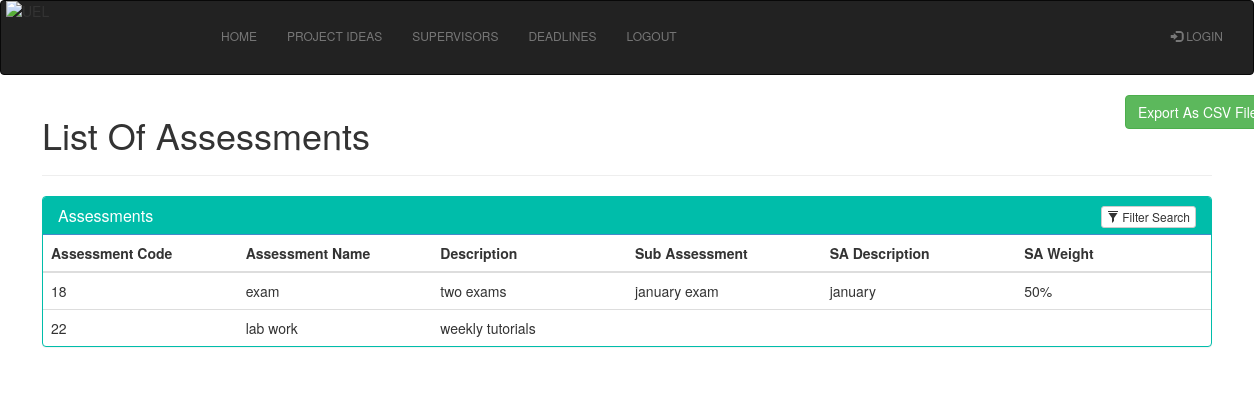
Screenshot of /admin/view-assessments.php with the database file from the repository.
### tables this page shows
CREATE TABLE `assessment` (
  `assessment_code` int(9) NOT NULL,
  `module_code` varchar(15) NOT NULL,
  `name` varchar(250) NOT NULL,
  `number_markers` varchar(9) NOT NULL,
  `marking_scheme` varchar(9) NOT NULL,
  `weighs` varchar(5) NOT NULL,
  `description` varchar(255) NOT NULL,
  `deadline` varchar(15) NOT NULL,
  `markers` varchar(250) NOT NULL,
  `sub_assessment` varchar(250) NOT NULL,
  `sub_assessment_description` varchar(250) NOT NULL,
  `sub_assessment_weight` varchar(250) NOT NULL,
  `sub_assessment_marking_scheme` varchar(25) NOT NULL,
  `sub_assessment_deadline` varchar(15) NOT NULL
);

### admin/view-assessments.php (the view, shortened to what this page needs)
<!DOCTYPE html>
<html>
  <?php
    include "../includes/header.php";
    include "../includes/lecturer-navbar.php";
  ?>
  <link rel="stylesheet" href="https://maxcdn.bootstrapcdn.com/bootstrap/3.3.7/css/bootstrap.min.css">
<head>
    <link rel="stylesheet" type="text/css" href="bootstrap/css/bootstrap.min.css"/>
</head>
<body>
<div class="container">
    <div class="row">
        <form class="form-horizontal" style="float: right;" action="view-assessments.php" method="post" name="export" enctype="multipart/form-data">
          <div class="form-group">
            <div class="col-md-4 col-md-offset-4">
              <input type="submit" name="export" class="btn btn-success" value="Export As CSV File"/>
            </div>
          </div>
        </form>
    	<h1>List Of Assessments</h1>
    	<hr>
        <div class="panel panel-primary filterable" style="border-color: #00bdaa;">
            <div class="panel-heading" style="background-color: #00bdaa;">
                <h3 class="panel-title">Assessments</h3>
                <div class="pull-right">
                    <button class="btn btn-default btn-xs btn-filter"><span class="glyphicon glyphicon-filter"></span> Filter Search</button>
                </div>
            </div>
            <table class="table">
                <thead>
                    <tr class="filters">
                        <th><input type="text" class="form-control" placeholder="Assessment Code" disabled></th>
                        <th><input type="text" class="form-control" placeholder="Assessment Name" disabled></th>
                        <th><input type="text" class="form-control" placeholder="Description" disabled></th>
                        <th><input type="text" class="form-control" placeholder="Sub Assessment" disabled></th>
                        <th><input type="text" class="form-control" placeholder="SA Description" disabled></th>
                        <th><input type="text" class="form-control" placeholder="SA Weight" disabled></th>
                    </tr>
                </thead>
                <tbody>
                    <?php
                        $conn = mysqli_connect('localhost', 'root', '', 'project');
                        $output = '';
                        if(isset($_POST["query"]))
                        {
                         $search = mysqli_real_escape_string($conn, $_POST["query"]);
                         $query = "
                          SELECT * FROM assessment
                          WHERE assessment_code LIKE '%".$search."%'
                          OR assessment_name LIKE '%".$search."%'
                         ";
                        }
                        else
                        {
                         $query = "
                          SELECT * FROM assessment ORDER BY assessment_code asc
                         ";
                        }
                        $result = mysqli_query($conn, $query);
                        if(mysqli_num_rows($result) > 0)
                        {
                         while($row = mysqli_fetch_array($result))
                         {
                          $output .= '
                           <tr>
                            <td>'.$row["assessment_code"].'</td>
                            <td>'.$row["name"].'</td>
                            <td>'.$row["description"].'</td>
                            <td>'.$row["sub_assessment"].'</td>
                            <td>'.$row["sub_assessment_description"].'</td>
                            <td>'.$row["sub_assessment_weight"].'</td>
                           </tr>
                          ';
                         }
                         echo $output;
                        }
                    ?>
                    </tbody>
                </table>
            </div>
        </div>
    </div>
</body>
</html>

### includes/lecturer-navbar.php (style rules this page uses)
div { display: block; }

### admin/view-assessments.php (style rules this page uses)
.filterable { margin-top: 15px; }
.filterable .panel-heading .pull-right { margin-top: -20px; }
.filterable .filters input[disabled] { background-color: transparent; border: none; cursor: auto; box-shadow: none; padding: 0; height: auto; }

### rows the page displays
assessment: assessment_code "18", name "exam", description "two exams", sub_assessment "january exam", sub_assessment_description "january", sub_assessment_weight "50%"
assessment: assessment_code "22", name "lab work", description "weekly tutorials"

### other values shown
$name "HOME"
$name "PROJECT IDEAS"
$name "SUPERVISORS"
$name "DEADLINES"
$name "LOGOUT"
